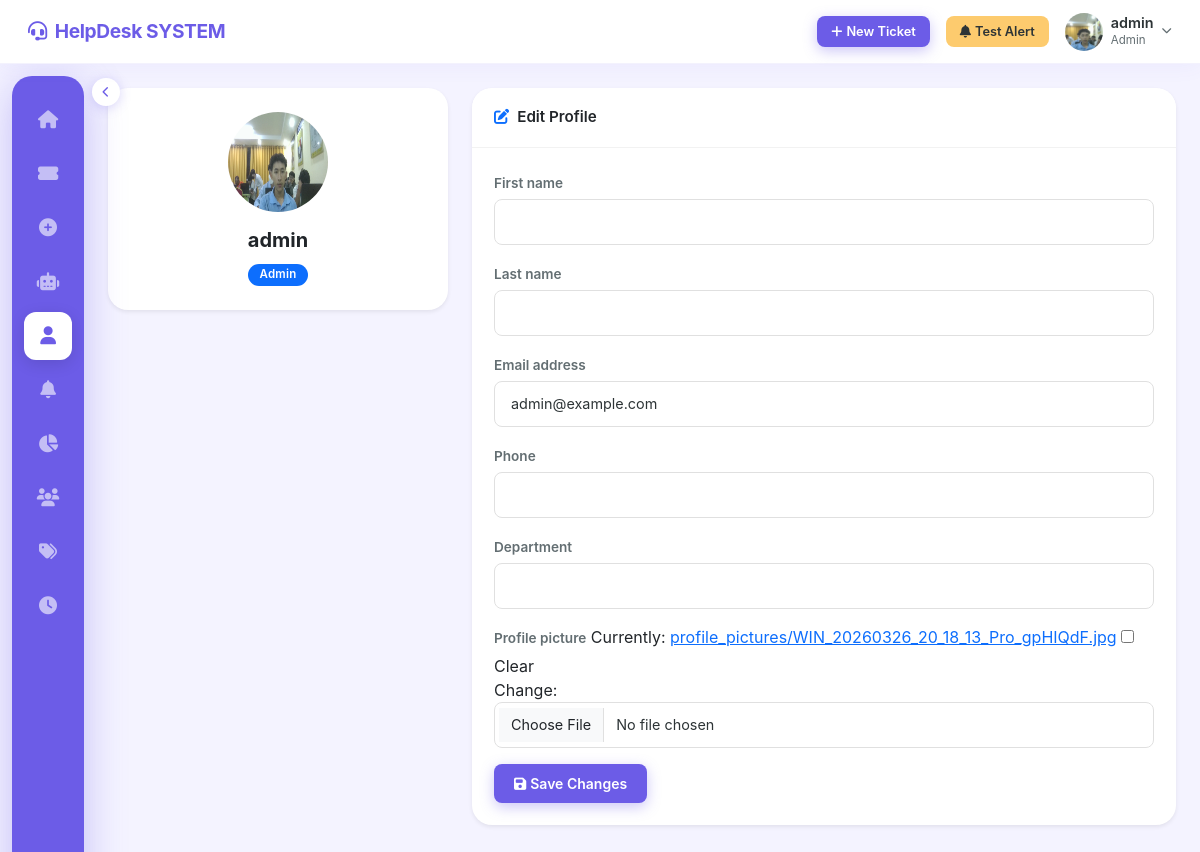
/profile/ (signed in), run on the app's committed database.
### accounts/models.py (models this page shows, shortened)
class User(AbstractUser):
    ROLE_CHOICES = [
        ('admin', 'Admin'),
        ('agent', 'Agent'),
        ('user', 'User'),
    ]
    role = models.CharField(max_length=10, choices=ROLE_CHOICES, default='user')
    phone = models.CharField(max_length=20, blank=True, null=True)
    profile_picture = models.ImageField(
        upload_to='profile_pictures/', blank=True, null=True
    )
    department = models.CharField(max_length=100, blank=True, null=True)
    created_at = models.DateTimeField(auto_now_add=True)
    updated_at = models.DateTimeField(auto_now=True)

### accounts/views.py (the view)
# urls.py: path('profile/', views.profile_view, name='profile'),
@login_required
def profile_view(request):
    if request.method == 'POST':
        form = ProfileUpdateForm(request.POST, request.FILES, instance=request.user)
        if form.is_valid():
            form.save()
            from tickets.notifications import send_change_alert
            send_change_alert(
                user=request.user,
                action='update',
                object_type='profile',
                object_info=f'User: {request.user.username}',
                details='Profile information updated'
            )
            request.session['ios_notification'] = {
                'type': 'success',
                'title': 'Profile Updated',
                'message': 'Your profile has been updated successfully',
                'icon': '✅',
                'auto_hide': True,
                'duration': 4000
            }
            messages.success(request, 'Profile updated successfully.')
            return redirect('profile')
    else:
        form = ProfileUpdateForm(instance=request.user)
    return render(request, 'accounts/profile.html', {'form': form})

### accounts/forms.py
class ProfileUpdateForm(forms.ModelForm):
    class Meta:
        model = User
        fields = ['first_name', 'last_name', 'email', 'phone', 'department', 'profile_picture']
    def __init__(self, *args, **kwargs):
        super().__init__(*args, **kwargs)
        for field in self.fields.values():
            field.widget.attrs['class'] = 'form-control'

### accounts/templates/accounts/profile.html (shortened to what this page needs)
{% extends 'base.html' %}
{% block content %}
<div class="row">
  <div class="col-lg-4 mb-4">
    <div class="card text-center shadow-sm">
      <div class="card-body py-4">
        {% if user.profile_picture %}
          <img src="{{ user.profile_picture.url }}" class="rounded-circle mb-3" width="100" height="100" alt="avatar">
        {% else %}
          <i class="fa fa-user-circle fa-5x text-secondary mb-3"></i>
        {% endif %}
        <h5 class="fw-bold">{{ user.get_full_name|default:user.username }}</h5>
        <span class="badge bg-primary">{{ user.get_role_display }}</span>
      </div>
    </div>
  </div>
  <div class="col-lg-8">
    <div class="card shadow-sm">
      <div class="card-header bg-white fw-semibold">
        <i class="fa fa-edit me-2 text-primary"></i>Edit Profile
      </div>
      <div class="card-body">
        <form method="post" enctype="multipart/form-data" novalidate>
          {% for field in form %}
            <div class="mb-3">
              <label class="form-label fw-semibold">{{ field.label }}</label>
              {{ field }}
            </div>
          {% endfor %}
          <button class="btn btn-primary" type="submit">
            <i class="fa fa-save me-1"></i>Save Changes
          </button>
        </form>
      </div>
    </div>
  </div>
</div>
{% endblock %}

### templates/base.html (shortened to what this page needs)
<!DOCTYPE html>
<html lang="en">
<head>
  <link rel="stylesheet" href="https://cdn.jsdelivr.net/npm/bootstrap@5.3.2/dist/css/bootstrap.min.css">
  <link rel="stylesheet" href="https://cdnjs.cloudflare.com/ajax/libs/font-awesome/6.4.2/css/all.min.css">
  {% load static %}
  <link rel="stylesheet" href="{% static 'css/style.css' %}">
</head>
<body>
{% if user.is_authenticated %}
<nav class="navbar">
  <a class="navbar-brand" href="{% url 'dashboard' %}">
    <i class="fa fa-headset"></i>HelpDesk SYSTEM
  </a>
  <div class="ms-auto d-flex align-items-center gap-3">
    <a href="{% url 'ticket_create' %}" class="btn btn-primary btn-sm">
      <i class="fa fa-plus me-1"></i>New Ticket
    </a>
    {% if user.is_authenticated and user.role == 'admin' %}
    <button id="testNotificationBtn" class="btn btn-warning btn-sm">
      <i class="fa fa-bell me-1"></i>Test Alert
    </button>
    {% endif %}
    <div class="dropdown">
      <div data-bs-toggle="dropdown" style="cursor:pointer;" class="d-flex align-items-center gap-2">
        {% if user.profile_picture %}
          <img src="{{ user.profile_picture.url }}" class="nav-avatar" alt="">
        {% else %}
          <div class="nav-avatar-initials">{{ user.username|slice:":1"|upper }}</div>
        {% endif %}
        <div class="d-none d-md-block">
          <div class="fw-semibold" style="font-size:.9rem;line-height:1.2;">{{ user.username }}</div>
          <div style="font-size:.72rem;color:var(--text-secondary);">{{ user.get_role_display }}</div>
        </div>
        <i class="fa fa-chevron-down" style="font-size:.65rem;color:var(--text-secondary);"></i>
      </div>
    </div>
  </div>
</nav>
<button class="sidebar-toggle" id="sidebarToggle" title="Toggle sidebar">
</button>
<nav class="sidebar" id="sidebar">
  <a class="nav-link {% if request.resolver_match.url_name == 'dashboard' %}active{% endif %}"
     href="{% url 'dashboard' %}" title="Dashboard">
    <i class="fa fa-home"></i>
  </a>
  <a class="nav-link {% if request.resolver_match.url_name == 'ticket_list' %}active{% endif %}"
     href="{% url 'ticket_list' %}" title="Tickets">
    <i class="fa fa-ticket-alt"></i>
  </a>
  <a class="nav-link {% if request.resolver_match.url_name == 'ticket_create' %}active{% endif %}"
     href="{% url 'ticket_create' %}" title="New Ticket">
    <i class="fa fa-plus-circle"></i>
  </a>
  <a class="nav-link {% if request.resolver_match.url_name == 'ai_chat' %}active{% endif %}"
     href="{% url 'ai_chat' %}" title="Q&A AI">
    <i class="fa fa-robot"></i>
  </a>
  <a class="nav-link {% if request.resolver_match.url_name == 'profile' %}active{% endif %}"
     href="{% url 'profile' %}" title="Profile">
    <i class="fa fa-user"></i>
  </a>
  {% if user.role == 'admin' %}
  <a class="nav-link {% if request.resolver_match.url_name == 'notification_test' %}active{% endif %}"
     href="{% url 'notification_test' %}" title="Test Notifications">
    <i class="fa fa-bell"></i>
  </a>
  {% endif %}
  {% if user.role == 'admin' or user.role == 'agent' %}
  <a class="nav-link {% if request.resolver_match.url_name == 'reports' %}active{% endif %}"
     href="{% url 'reports' %}" title="Reports">
    <i class="fa fa-chart-pie"></i>
  </a>
  {% endif %}
  {% if user.role == 'admin' %}
  <a class="nav-link {% if 'user' in request.resolver_match.url_name %}active{% endif %}"
     href="{% url 'user_list' %}" title="Users">
    <i class="fa fa-users"></i>
  </a>
  <a class="nav-link {% if 'category' in request.resolver_match.url_name %}active{% endif %}"
     href="{% url 'category_list' %}" title="Categories">
    <i class="fa fa-tags"></i>
  </a>
  <a class="nav-link {% if 'sla' in request.resolver_match.url_name %}active{% endif %}"
     href="{% url 'sla_list' %}" title="SLA Rules">
    <i class="fa fa-clock"></i>
  </a>
  {% endif %}
</nav>
<main class="main-content" id="mainContent">
  {% block content %}{% endblock %}
</main>
{% endif %}
{% load static %}
</body>
</html>

### static/css/style.css (style rules this page uses)
:root { --primary: #6C5CE7; --primary-light: #a29bfe; --primary-ultra-light: #f0eeff; --accent: #00cec9; --success: #00b894; --warning: #fdcb6e; --danger: #e17055; --text-primary: #2d3436; --text-secondary: #636e72; --text-muted: #b2bec3; --bg: #f4f3ff; --card-bg: #ffffff; --sidebar-width: 72px; --sidebar-expanded: 240px; --navbar-height: 64px; --content-offset: 100px; --radius: 20px; --radius-sm: 12px; --radius-xs: 8px; --shadow: 0 4px 24px rgba(108, 92, 231, 0.08); --shadow-hover: 0 8px 40px rgba(108, 92, 231, 0.16); }
* { box-sizing: border-box; margin: 0; padding: 0; }
body { font-family: -apple-system, BlinkMacSystemFont, 'Segoe UI', sans-serif; background: var(--bg); min-height: 100vh; color: var(--text-primary); -webkit-font-smoothing: antialiased; overflow-x: hidden; }
.navbar { position: fixed; top: 0; left: 0; right: 0; height: var(--navbar-height); background: #fff; border-bottom: 1px solid rgba(108,92,231,0.08); display: flex; align-items: center; padding: 0 28px; z-index: 1000; box-shadow: 0 2px 20px rgba(108,92,231,0.06); }
.navbar-brand { font-size: 1.2rem; font-weight: 700; color: var(--primary) !important; letter-spacing: -0.02em; text-decoration: none; }
.navbar-brand i { margin-right: 8px; }
.navbar .ms-auto { display: flex; align-items: center; gap: 12px; }
.nav-avatar { width: 38px; height: 38px; border-radius: 50%; object-fit: cover; }
.sidebar { position: fixed; left: 12px; top: calc(var(--navbar-height) + 12px); bottom: 12px; width: var(--sidebar-width); background: var(--primary); border-radius: var(--radius); z-index: 900; display: flex; flex-direction: column; align-items: center; padding: 20px 0; overflow: hidden; transition: width 0.35s cubic-bezier(0.4, 0, 0.2, 1), opacity 0.3s ease, transform 0.35s cubic-bezier(0.4, 0, 0.2, 1); box-shadow: 0 8px 40px rgba(108, 92, 231, 0.35); }
.sidebar .nav-link { width: 48px; height: 48px; border-radius: var(--radius-sm); display: flex; align-items: center; justify-content: center; color: rgba(255,255,255,0.6) !important; transition: all 0.2s ease; margin-bottom: 6px; position: relative; text-decoration: none; flex-shrink: 0; overflow: hidden; white-space: nowrap; }
.sidebar .nav-link i { font-size: 18px; min-width: 20px; text-align: center; }
.sidebar .nav-link.active { background: #fff; color: var(--primary) !important; box-shadow: 0 4px 16px rgba(0,0,0,0.12); }
.sidebar .nav-link.active i { color: var(--primary); }
.sidebar-toggle { position: fixed; left: calc(var(--sidebar-width) + 12px + 8px); top: calc(var(--navbar-height) + 14px); width: 28px; height: 28px; border-radius: 50%; background: #fff; border: none; box-shadow: 0 2px 12px rgba(108,92,231,0.25); display: flex; align-items: center; justify-content: center; cursor: pointer; z-index: 950; transition: left 0.35s cubic-bezier(0.4, 0, 0.2, 1), background 0.2s ease; color: var(--primary); font-size: 11px; }
.main-content { margin-left: calc(var(--sidebar-width) + 12px + 24px); margin-top: calc(var(--navbar-height) + 24px); padding: 0 24px 100px 0; transition: margin-left 0.35s cubic-bezier(0.4, 0, 0.2, 1); min-height: calc(100vh - var(--navbar-height)); }
.card { background: var(--card-bg); border: none; border-radius: var(--radius); box-shadow: var(--shadow); transition: all 0.3s ease; overflow: hidden; }
.card-header { background: transparent; border-bottom: 1px solid rgba(0,0,0,0.05); padding: 18px 22px; font-weight: 600; border-radius: var(--radius) var(--radius) 0 0 !important; font-size: 0.95rem; }
.card-body { padding: 22px; }
.badge { padding: 5px 12px; border-radius: 20px; font-weight: 600; font-size: 0.72rem; letter-spacing: 0.02em; }
.btn { border-radius: var(--radius-xs); font-weight: 600; font-size: 0.875rem; padding: 9px 20px; border: none; transition: all 0.2s ease; }
.btn-primary { background: var(--primary); color: #fff; box-shadow: 0 4px 14px rgba(108,92,231,0.35); }
.btn-warning { background: var(--warning); color: #2d3436; }
.btn-sm { padding: 6px 14px; font-size: 0.8rem; }
.form-control, .form-select { border-radius: var(--radius-xs); border: 1.5px solid #e0e0e0; padding: 11px 16px; font-size: 0.9rem; background: #fff; color: var(--text-primary); transition: all 0.2s ease; }
.form-label { font-weight: 600; font-size: 0.85rem; color: var(--text-secondary); margin-bottom: 6px; }
.card { animation: fadeUp 0.35s ease both; }

### data on the page
User: profile_picture (picture), username "admin", role "Admin", get_full_name "admin", form "admin@example.com"

### other printed values
{{ field.label }} "First name" "Last name" "Email address" "Phone" "Department" "Profile picture"
